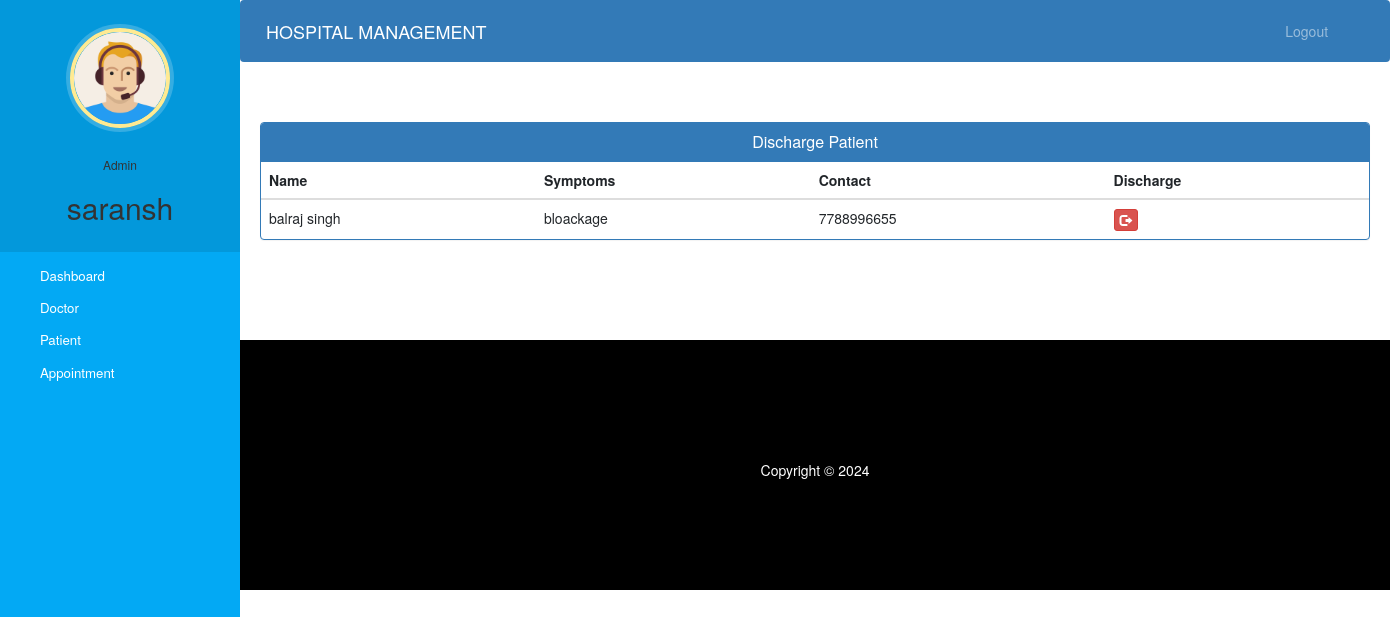
Before: /admin-discharge-patient (signed in) with the older database file.
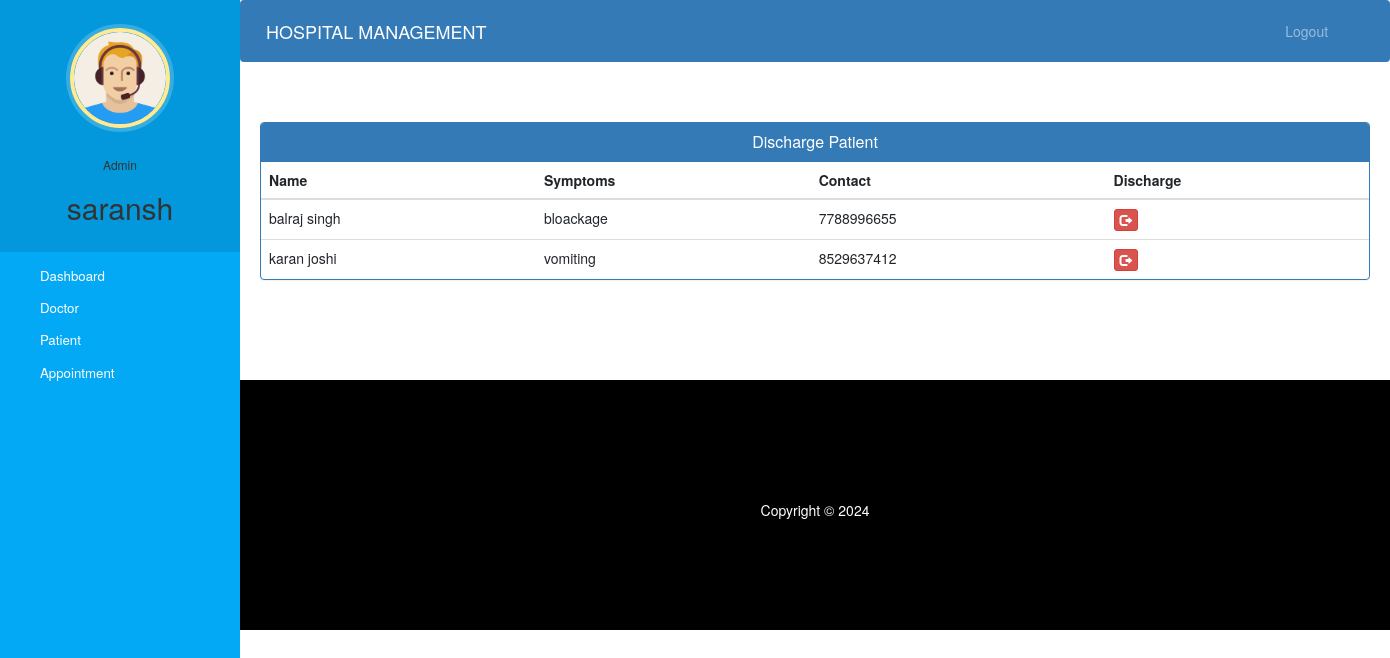
After: the same page with the newer database file.
### hospital/models.py (models this page shows, shortened)
class Patient(models.Model):
    user=models.OneToOneField(User,on_delete=models.CASCADE)
    profile_pic= models.ImageField(upload_to='profile_pic/PatientProfilePic/',null=True,blank=True)
    address = models.CharField(max_length=40)
    licence = models.CharField(max_length=8,null=True) #added
    mobile = models.CharField(max_length=10,null=False)
    symptoms = models.CharField(max_length=100,null=False)
    assignedDoctorId = models.PositiveIntegerField(null=True)
    admitDate=models.DateField(auto_now=True)
    status=models.BooleanField(default=False)
    @property
    def get_name(self):
        return self.user.first_name+" "+self.user.last_name

### hospital/views.py (the view)
# urls.py: path('admin-discharge-patient', views.admin_discharge_patient_view,name='admin-discharge-patient'),
@login_required(login_url='adminlogin')
@user_passes_test(is_admin)
def admin_discharge_patient_view(request):
    patients=models.Patient.objects.all().filter(status=True)
    return render(request,'hospital/admin_discharge_patient.html',{'patients':patients})

### hospital/views.py (called while the page is built)
def is_admin(user):
    return user.groups.filter(name='ADMIN').exists()

### templates/hospital/admin_discharge_patient.html (shortened to what this page needs)
{% extends 'hospital/admin_base.html' %}
{% block content %}
<head>
  <link href="//netdna.bootstrapcdn.com/bootstrap/3.0.0/css/bootstrap.min.css" rel="stylesheet" id="bootstrap-css">
</head>
<div class="container">
  <div class="panel panel-primary">
    <div class="panel-heading">
      <h6 class="panel-title">Discharge Patient</h6>
    </div>
    <table class="table table-hover" id="dev-table">
      <thead>
        <tr>
          <th>Name</th>
          <th>Symptoms</th>
          <th>Contact</th>
          <th>Discharge</th>
        </tr>
      </thead>
      {% for p in patients %}
      <tr>
        <td> {{p.get_name}}</td>
        <td>{{p.symptoms}}</td>
        <td>{{p.mobile}}</td>
        <td><a class="btn btn-danger btn-xs" href="{% url 'discharge-patient' p.id  %}"><span class="glyphicon glyphicon-log-out"></span></a></td>
      </tr>
      {% endfor %}
    </table>
  </div>
</div>
{% endblock content %}

Changed rows visible on the page:
added Patient: get_name "karan joshi", symptoms "vomiting", mobile "8529637412"
